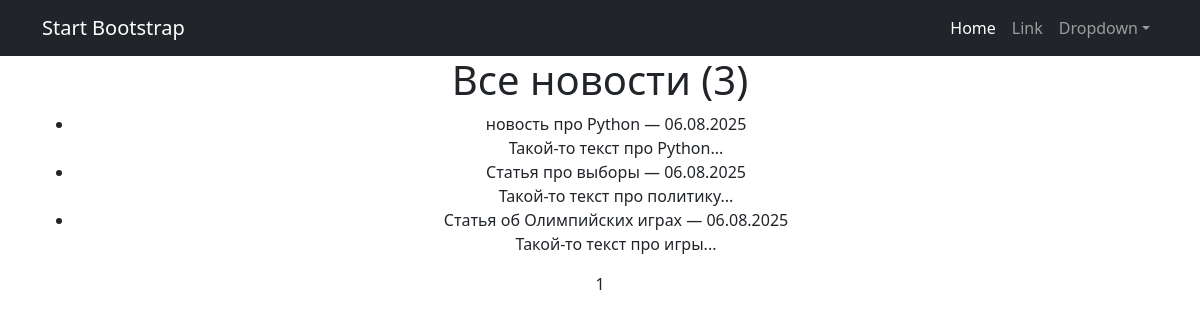
Before: /news/ with the older database file.
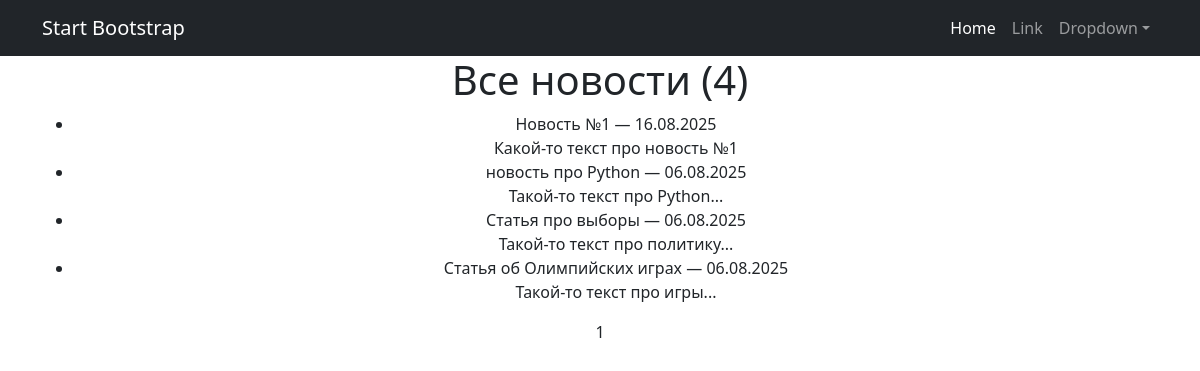
After: the same page with the newer database file.
### news/models.py (models this page shows, shortened)
class Post(models.Model):
    ARTICLE = 'AR'
    NEWS = 'NW'
    POST_TYPES = [
        (ARTICLE, 'Статья'),
        (NEWS, 'Новость')
    ]
    author = models.ForeignKey('Author', on_delete=models.CASCADE)
    post_type = models.CharField(max_length=2, choices=POST_TYPES, default=ARTICLE)
    time_create = models.DateTimeField(auto_now_add=True)
    categories = models.ManyToManyField('Category', through='PostCategory')
    title = models.CharField(max_length=255)
    text = models.TextField()
    rating = models.IntegerField(default=0)

### news/views.py (the view)
# urls.py: path('', PostListView.as_view(), name='post_list'),
class PostListView(ListView):
    model = Post
    ordering = ['-time_create']
    template_name = 'posts.html'
    context_object_name = 'posts'
    paginate_by = 10
    def get_context_data(self, **kwargs):
        context = super().get_context_data(**kwargs)
        context['time_create'] = datetime.utcnow()
        return context

### news/templatetags/my_filters.py (called while the page is built)
@register.filter(name='censor')
def censor(value):
    if not isinstance(value, str):
        raise ValueError()
    def replace_bad_word(word):
        for bad_word in BAD_WORDS:
            if word.lower().startswith(bad_word.lower()):
                stars = '*' * (len(word) - 1)
                return word[0] + stars
        return word
    words = value.split()
    censored_words = [replace_bad_word(w) for w in words]
    return ' '.join(censored_words)

### templates/posts.html (shortened to what this page needs)
{% extends 'flatpages/default.html' %}
{% load my_filters %}
{% block content %}
    <h1>Все новости ({{ posts|length }})</h1>
    <ul>
        {% for post in posts %}
            <li>
                {{ post.title|censor }} —
                {{ post.time_create|date:"d.m.Y" }}<br>
                {{ post.text|truncatewords:20|censor }}
            </li>
        {% empty %}
            <li>Новостей пока нет.</li>
        {% endfor %}
    </ul>
    {{ page_obj.number }}
{% endblock content %}

### templates/flatpages/default.html (shortened to what this page needs)
<!DOCTYPE html>
<html lang="en">
    <head>
        {% load static %}
        <link href="{% static 'css/styles.css' %}" rel="stylesheet" />
    </head>
    <body>
        <nav class="navbar navbar-expand-lg navbar-dark bg-dark">
            <div class="container">
                <a class="navbar-brand" href="#">Start Bootstrap</a>
                <div class="collapse navbar-collapse" id="navbarSupportedContent">
                    <ul class="navbar-nav ms-auto mb-2 mb-lg-0">
                        <li class="nav-item"><a class="nav-link active" aria-current="page" href="#">Home</a></li>
                        <li class="nav-item"><a class="nav-link" href="#">Link</a></li>
                        <li class="nav-item dropdown">
                            <a class="nav-link dropdown-toggle" id="navbarDropdown" href="#" role="button" data-bs-toggle="dropdown" aria-expanded="false">Dropdown</a>
                        </li>
                    </ul>
                </div>
            </div>
        </nav>
        <div class="container">
            <div class="row">
                <div class="col-lg-12 text-center">
                    {% block content %}{% endblock content %}
                </div>
            </div>
            </div>
    </body>
</html>

Changed rows visible on the page:
added Post: title|censor "Новость №1", time_create "16.08.2025", text|censor "Какой-то текст про новость №1"
Other visible differences:
{{ posts|length }}: "3" → "4"
